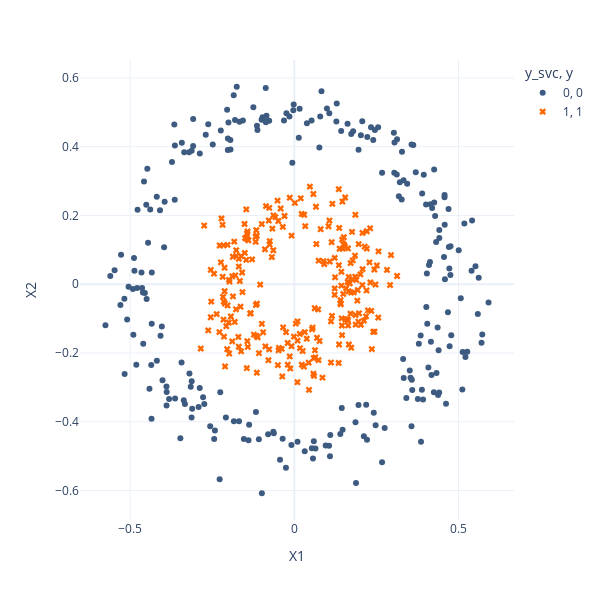

The notebook cell this image was saved under:
### Code cell
px.scatter(data_frame=train,
           x="X1",
           y="X2",
           color="y_svc",
           symbol="y",
           color_discrete_sequence=["#3d5a80", "#ff6700"],
           symbol_sequence=["circle", "x"],
           height=600,
           width=600,
           template="plotly_white")

### Figure 1 — Plotly figure (JSON) as saved in the notebook; plotly's stock layout.template omitted (floating-point values rounded to 4 significant figures; data arrays with more than 128 entries replaced by an {"elided": "..."} marker saying what was removed)
{"data": [{"hovertemplate": "y_svc=0<br>y=0<br>X1=%{x}<br>X2=%{y}<extra></extra>", "legendgroup": "0, 0", "marker": {"color": "#3d5a80", "symbol": "circle"}, "mode": "markers", "name": "0, 0", "orientation": "v", "showlegend": true, "type": "scatter", "x": {"elided": "250 float values"}, "xaxis": "x", "y": {"elided": "250 float values"}, "yaxis": "y"}, {"hovertemplate": "y_svc=1<br>y=1<br>X1=%{x}<br>X2=%{y}<extra></extra>", "legendgroup": "1, 1", "marker": {"color": "#ff6700", "symbol": "x"}, "mode": "markers", "name": "1, 1", "orientation": "v", "showlegend": true, "type": "scatter", "x": {"elided": "250 float values"}, "xaxis": "x", "y": {"elided": "250 float values"}, "yaxis": "y"}], "layout": {"height": 600, "legend": {"title": {"text": "y_svc, y"}, "tracegroupgap": 0}, "margin": {"t": 60}, "width": 600, "xaxis": {"anchor": "y", "domain": [0, 1], "title": {"text": "X1"}}, "yaxis": {"anchor": "x", "domain": [0, 1], "title": {"text": "X2"}}}}
